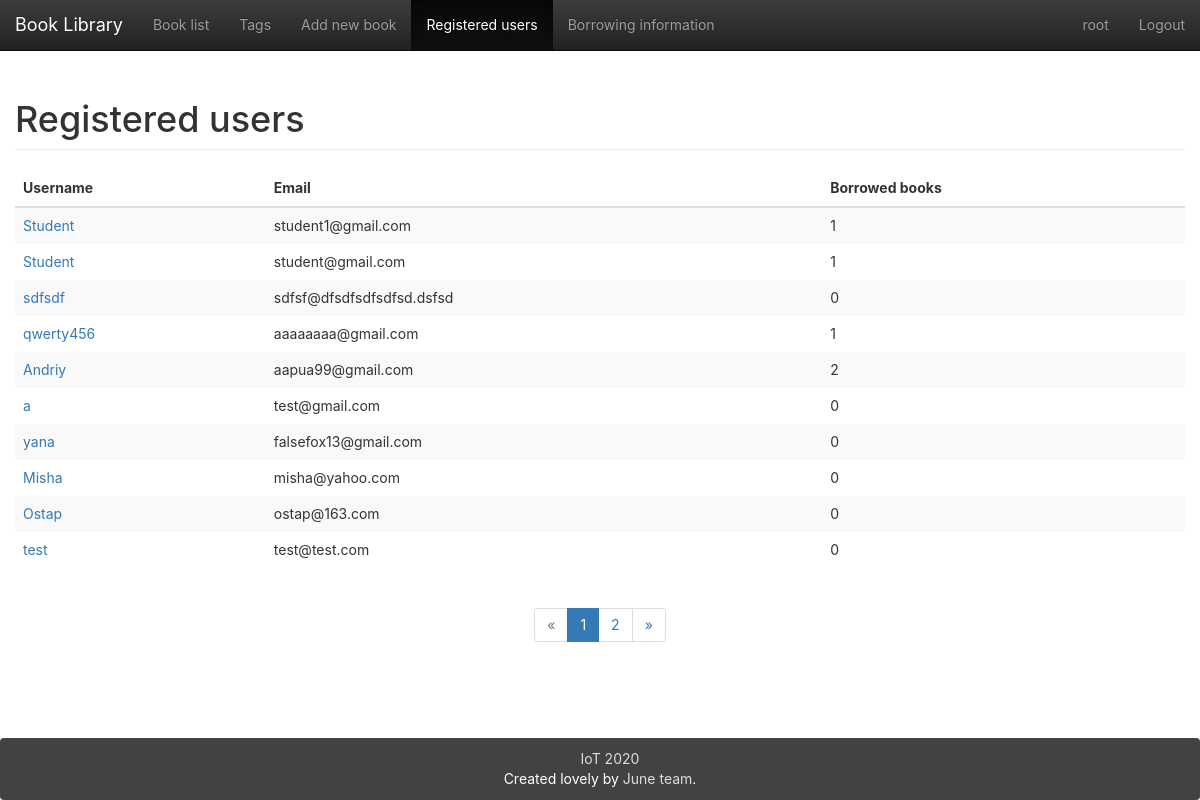
Page /users/ (signed in) on the committed database.
### app/models.py (models this page shows, shortened)
class User(UserMixin, db.Model):
    __tablename__ = 'users'
    id = db.Column(db.Integer, primary_key=True)
    email = db.Column(db.String(64), unique=True)
    name = db.Column(db.String(64))
    password_hash = db.deferred(db.Column(db.String(128)))
    major = db.Column(db.String(128))
    role_id = db.Column(db.Integer, db.ForeignKey('roles.id'))
    headline = db.Column(db.String(32), nullable=True)
    about_me = db.deferred(db.Column(db.Text, nullable=True))
    about_me_html = db.deferred(db.Column(db.Text, nullable=True))
    avatar = db.Column(db.String(128))
    category = db.Column(db.Integer)
    member_since = db.Column(db.DateTime(), default=datetime.utcnow)
    balance = db.Column(db.Float())
    transactions = db.relationship('Transaction',
                           backref=db.backref('user', lazy='joined'),
                           lazy='dynamic',
                           cascade='all, delete-orphan')
    @property
    def password(self):
        raise AttributeError('password is not readable attribute')
    def can(self, permissions):
        return self.role is not None and \
               (self.role.permissions & permissions) == permissions
    logs = db.relationship('Log',
                           backref=db.backref('user', lazy='joined'),
                           lazy='dynamic',
                           cascade='all, delete-orphan')
    comments = db.relationship('Comment',
                               backref=db.backref('user', lazy='joined'),
                               lazy='dynamic',
                               cascade='all, delete-orphan')

### app/main/user/views.py (the view)
@user.route('/')
@login_required
def index():
    page = request.args.get('page', 1, type=int)
    pagination = User.query.order_by(User.id.desc()).paginate(page, per_page=10)
    users = pagination.items
    return render_template("user.html", users=users, pagination=pagination, title=u"Registered users")

### app/main/__init__.py (called while the page is built)
@lm.user_loader
def load_user(id):
    return User.query.get(int(id))

### app/main/index/views.py (called while the page is built)
@main.app_context_processor
def inject_permissions():
    return dict(Permission=Permission)

### app/main/user/templates/user.html
{% extends "base.html" %}
{% from "bootstrap/pagination.html" import render_pagination %}
{% block mycontent %}
    <table class="table table-striped table-hover">
        <h1 class="page-header">{{ title }}</h1>
        <thead>
        <tr>
            <th>Username</th>
            <th>Email</th>
            <th>Borrowed books</th>
        </tr>
        </thead>
        <tbody>
        {% for user in users %}
            <tr class="animated fadeIn delay-{{ loop.index0 }}">
                <td><a href="{{ url_for('user.detail',user_id=user.id) }}">{{ user.name }}</a></td>
                <td>{{ user.email }}</td>
                <td>{{ user.logs.count() }}</td>
            </tr>
        {% endfor %}
        </tbody>
    </table>
    {% if pagination and pagination.pages > 1 %}
        <div class="container-fluid text-center">
            {{ render_pagination(pagination) }}
        </div>
    {% endif %}
{% endblock %}

### app/templates/base.html (shortened to what this page needs)
{%- extends "bootstrap/base.html" -%}
{%- from 'bootstrap/utils.html' import flashed_messages,icon -%}
{%- block styles -%}
    <link href="{{ url_for('static',filename='css/bootstrap.min.css') }}" rel="stylesheet">
    <link href="{{ url_for('static',filename='css/bootstrap-theme.min.css') }}" rel="stylesheet">
    <link href="{{ url_for('static',filename='css/main.css') }}" rel="stylesheet">
{%- endblock -%}
{%- block body_attribs %} class="Site"{%- endblock -%}
{%- block navbar -%}
    <nav class="navbar  navbar-inverse navbar-fixed-top">
        <div class="container-fluid">
            <div class="navbar-header">
                <a class="navbar-brand" href="{{ url_for('main.index') }}">Book Library</a>
            </div>
            <div class="collapse navbar-collapse" id="bs-example-navbar-collapse-1">
                <ul class="nav navbar-nav">
                    <li {%- if request.path == url_for('book.index') %} class="active"{%- endif -%} ><a
                            href="{{ url_for('book.index') }}">Book list</a></li>
                    {%- if current_user.is_authenticated -%}
                        <li {%- if request.path == url_for('book.tags') %} class="active"{%- endif -%} ><a
                                href="{{ url_for('book.tags') }}">Tags</a></li>
                        {%- if current_user.can(Permission.ADD_BOOK) -%}
                            <li {%- if request.path == url_for('book.add') %} class="active"{%- endif -%} ><a
                                    href="{{ url_for('book.add') }}">Add new book</a></li>
                        {%- endif -%}
                        <li {%- if request.path == url_for('user.index') %} class="active"{%- endif -%} ><a
                                href="{{ url_for('user.index') }}">Registered users</a></li>
                        <li {%- if request.path == url_for('log.index') %} class="active"{%- endif -%} ><a
                                href="{{ url_for('log.index') }}">Borrowing information</a></li>
                    {%- endif -%}
                </ul>
                <ul class="nav navbar-nav navbar-right">
                    {%- if current_user.is_authenticated -%}
                        <li  >
                            <a href="{{ url_for('user.detail',user_id=current_user.id) }}">{{ current_user.name }}</a>
                        </li>
                        <li><a href="{{ url_for('auth.logout') }}">Logout</a></li>
                    {%- else -%}
                        <li><a href="{{ url_for('auth.login') }}">Login</a></li>
                    {%- endif -%}
                </ul>
            </div>
        </div>
    </nav>
{%- endblock -%}
{%- block content -%}
    <main class="container-fluid Site-content">
        {%- block mycontent -%}{%- endblock -%}
    </main>
    <footer class="panel panel-inverse">
        <div id="site-footer-content">
            <div><a href="https://github.com/falsefox13/Library" target="_blank"><span
                    class="icon icon--github"><svg
                    viewBox="0 0 16 16">
                </svg></span><span class="username"> IoT 2020 </span></a></div>
            <span class="line-wrap">Created lovely by <a href="https://github.com/falsefox13/Library">June team</a>.</span>
        </div>
    </footer>
{%- endblock -%}

### app/static/css/main.css (style rules this page uses)
html, body { height: 100%; width: 100%; margin: 0; padding: 0; }
.Site { display: -webkit-box; display: -moz-box; display: -ms-flexbox; display: -webkit-flex; display: flex; flex-direction: column; }
.Site-content { -webkit-box-flex: 1 0 auto; -moz-box-flex: 1 0 auto; -webkit-flex: 1 0 auto; -ms-flex: 1 0 auto; flex: 1 0 auto; width: 100%; margin-top: 60px; }
.panel.panel-inverse { -webkit-box-flex: none; -moz-box-flex: none; -webkit-flex: none; -ms-flex: none; flex: none; margin-bottom: 0; background-color: #424242; color: white; text-align: center; padding: 1rem; }
.panel.panel-inverse a { color: #ddd; }
.line-wrap { display: inline-block; }
.icon > svg { display: inline-block; width: 16px; height: 16px; vertical-align: middle; }
html, body, main { font-family: -apple-system, "Helvetica Neue", Helvetica, Arial, sans-serif; }
.animated { -webkit-animation-fill-mode: both; -moz-animation-fill-mode: both; -ms-animation-fill-mode: both; -o-animation-fill-mode: both; animation-fill-mode: both; -webkit-animation-duration: 1s; -moz-animation-duration: 1s; -ms-animation-duration: 1s; -o-animation-duration: 1s; animation-duration: 1s; }
.delay-0 { -webkit-animation-delay: .05s; -moz-animation-delay: .05s; -o-animation-delay: .05s; animation-delay: .05s; }
.delay-1 { -webkit-animation-delay: .10s; -moz-animation-delay: .10s; -o-animation-delay: .10s; animation-delay: .10s; }
.delay-2 { -webkit-animation-delay: .15s; -moz-animation-delay: .15s; -o-animation-delay: .15s; animation-delay: .15s; }
.delay-3 { -webkit-animation-delay: .20s; -moz-animation-delay: .20s; -o-animation-delay: .20s; animation-delay: .20s; }
.delay-4 { -webkit-animation-delay: .25s; -moz-animation-delay: .25s; -o-animation-delay: .25s; animation-delay: .25s; }
.delay-5 { -webkit-animation-delay: .30s; -moz-animation-delay: .30s; -o-animation-delay: .30s; animation-delay: .30s; }
.delay-6 { -webkit-animation-delay: .35s; -moz-animation-delay: .35s; -o-animation-delay: .35s; animation-delay: .35s; }
.delay-7 { -webkit-animation-delay: .40s; -moz-animation-delay: .40s; -o-animation-delay: .40s; animation-delay: .40s; }
.delay-8 { -webkit-animation-delay: .45s; -moz-animation-delay: .45s; -o-animation-delay: .45s; animation-delay: .45s; }
.delay-9 { -webkit-animation-delay: .50s; -moz-animation-delay: .50s; -o-animation-delay: .50s; animation-delay: .50s; }
.fadeIn { -webkit-animation-name: fadeIn; -moz-animation-name: fadeIn; -o-animation-name: fadeIn; animation-name: fadeIn; }
.table.table-striped { border: none; }
.table.table-striped td { border: none; }

### rows in the picture
User: name "root"
User: name "Student", email "student1@gmail.com", logs.count "1"
User: name "Student", email "student@gmail.com", logs.count "1"
User: name "sdfsdf", email "sdfsf@dfsdfsdfsdfsd.dsfsd", logs.count "0"
User: name "qwerty456", email "aaaaaaaa@gmail.com", logs.count "1"
User: name "Andriy", email "aapua99@gmail.com", logs.count "2"
User: name "a", email "test@gmail.com", logs.count "0"
User: name "yana", email "falsefox13@gmail.com", logs.count "0"
User: name "Misha", email "misha@yahoo.com", logs.count "0"
User: name "Ostap", email "ostap@163.com", logs.count "0"
User: name "test", email "test@test.com", logs.count "0"

### other values in the picture
{{ title }} "Registered users"
{{ render_pagination(pagination) }} "« 1 2 »"
